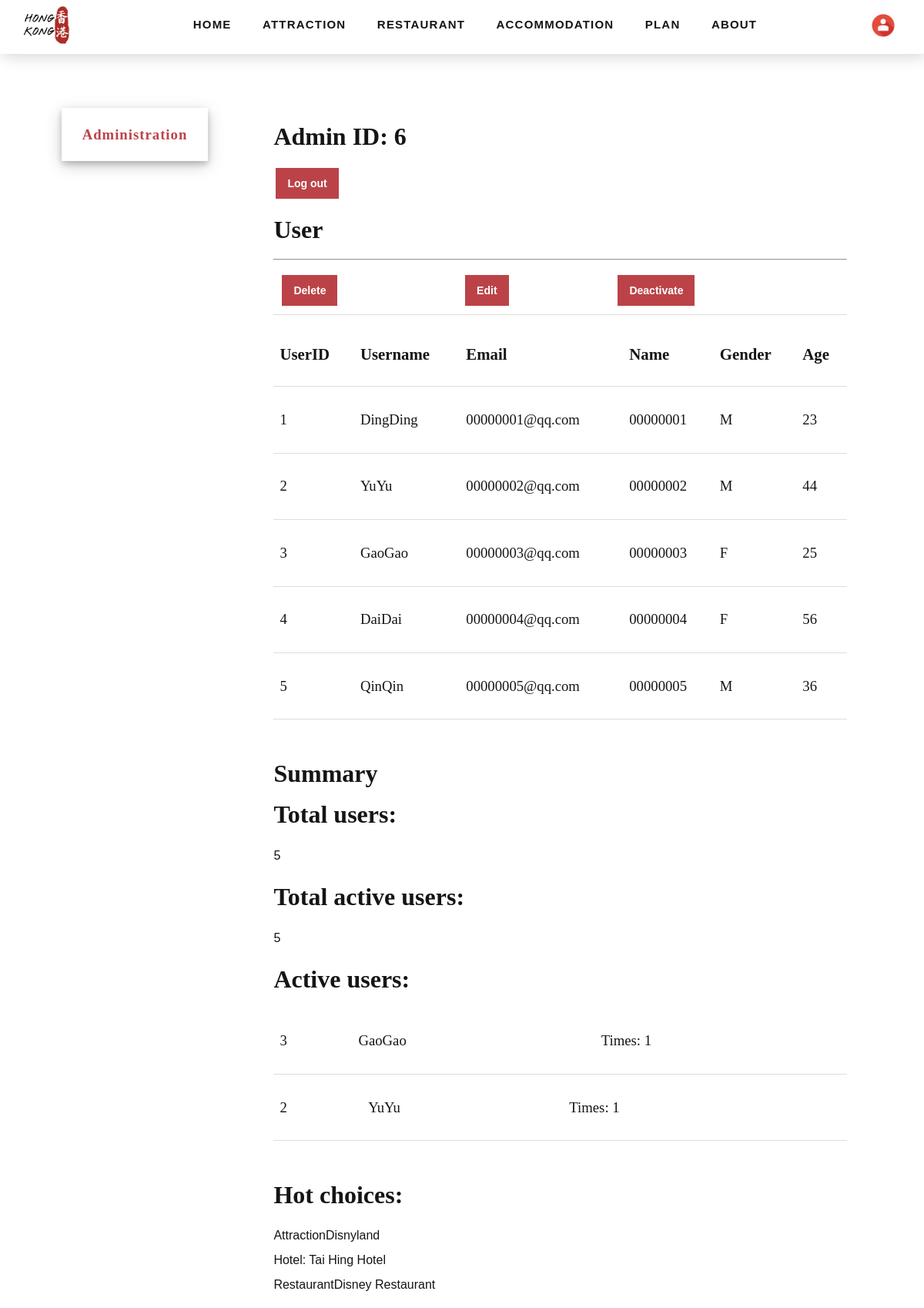
The app's page /Admin.php (signed in, upper part), older data.
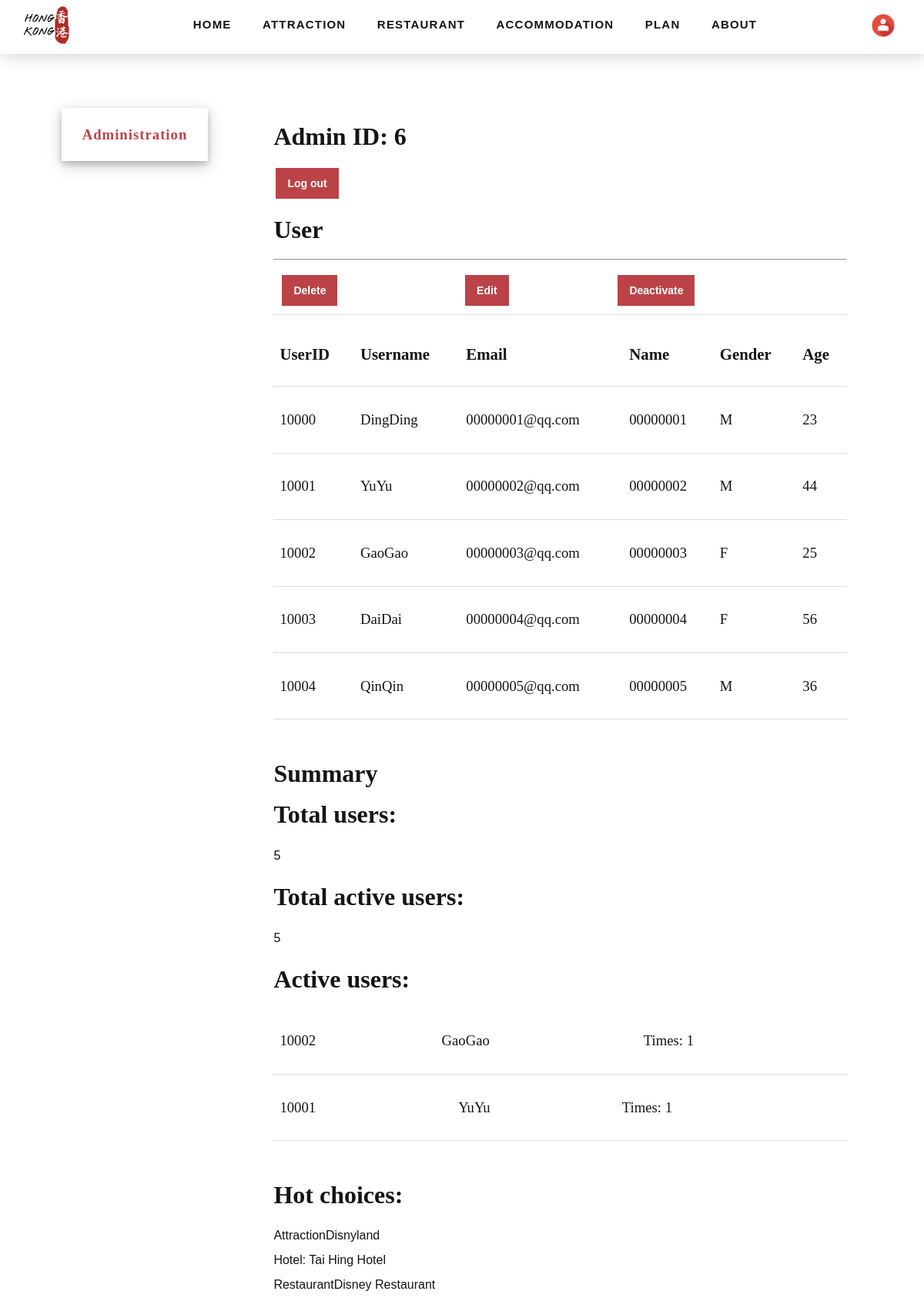
The same page, newer data.
### tables this page shows
CREATE TABLE IF NOT EXISTS `Tourists` (
  `TouristsID` INT NOT NULL AUTO_INCREMENT,
  `Email` VARCHAR(50) NOT NULL,
  `Password` VARCHAR(50) NOT NULL,
  `Gender` ENUM('F', 'M', 'Other') NOT NULL,
  `Age` INT(3) NOT NULL,
  `Name` VARCHAR(50) NOT NULL,
  `Username` VARCHAR(50) NOT NULL,
  PRIMARY KEY (`TouristsID`));

### Admin.php (the view, shortened to what this page needs)
<!DOCTYPE html>
<html>
<head>
	<link type="text/css" rel="stylesheet" href="css/style.css">
</head>
<body>
<div class="wrapper">
<?php
require('topnav.php');
?>
</div>
<div class="wrapper">
  <main class="container">
	  <div class="sidebar">
	    <h3 style="font-weight:bolder;">Administration</h3>
	  </div>
    <div class="content" style="overflow-x:hidden">
			<h1>Admin ID: <?php
			$ID = $_SESSION['login_admin'];
			echo "$ID"?></h1>
			<a href="php/logout.php"><div class="button btn btn-small">Log out</div></a>
			<h1>User</h1><hr>
			<table>
			  <tr>
				<td><a href="deleteuser_form.php"><div class="button btn btn-small">Delete</div></a></td>
				<td><a href="edituser_form.php"><div class="button btn btn-small">Edit</div></a></td>
				<td><a href="Nonactivate.php"><div class="button btn btn-small">Deactivate</div></a></td>
			  </tr>
			<table>
			  <tr>
				<td><h2>UserID</h2></td>
				<td><h2>Username</h2></td>
				<td><h2>Email</h2></td>
				<td><h2>Name</h2></td>
				<td><h2>Gender</h2></td>
				<td><h2>Age</h2></td>
			  </tr>
			  <?php
			  require('php/connect.php');
			  $sql="select * from Tourists";
			  $result = mysqli_query($link, $sql);
			  while($row = mysqli_fetch_assoc($result)){
				  $UserID = $row['TouristsID'];
				  $Username = $row['Username'];
				  $Email = $row['Email'];
				  $Name = $row['Name'];
				  $Gender = $row['Gender'];
				  $Age = $row['Age'];
			  echo "
			  <tr>
				<td><h3>$UserID</h3></td>
				<td><h3>$Username</h3></td>
				<td><h3>$Email</h3></td>
				<td><h3>$Name</h3></td>
				<td><h3>$Gender</h3></td>
				<td><h3>$Age</h3></td>
			  </tr>";
			  }
			  ?>
			</table><br>
                        <h1>Summary</h1>
                        <h1>Total users:</h1><?php
                         $sql="SELECT count(DISTINCT TouristsID)as User FROM Tourists";
                          $result = mysqli_query($link, $sql);
                        $row = mysqli_fetch_assoc($result);
                        echo $row['User'];
                        ?>
                        <br>
                        <h1>Total active users:</h1><?php
                        $sql="SELECT count(DISTINCT TouristsID)as AUser FROM Arrange where Activate=0";
                        $result = mysqli_query($link, $sql);
                        $row = mysqli_fetch_assoc($result);
                        echo $row['AUser'];
                        ?>
                        <br>
                         <h1> Active users:</h1><?php
                        $sql="SELECT Arrange.TouristsID as I,Username,count(ArrangeID) as c FROM Arrange join Tourists WHERE Arrange.TouristsID=Tourists.TouristsID GROUP BY Arrange.TouristsID order by c limit 3";
                        $result = mysqli_query($link, $sql);
                        while($row = mysqli_fetch_assoc($result)){
                            $uid=$row['I'];
                            $uname=$row['Username'];
                            $times=$row['c'];
                         echo "
			  <table>
			  <tr>
				<td><h3>$uid</h3></td>
				<td><h3>$uname</h3></td>
        <td><h3>Times: $times</h3></td>
			  </tr>
			  </table>";
			  }
                        ?>
                        <br>
                        <h1>Hot choices:</h1><?php
                         $sql="SELECT AName,count(RecommandAttraction.AID) AS A FROM RecommandAttraction JOIN Attraction where RecommandAttraction.AID=Attraction.AID order by A limit 1";
                          $result = mysqli_query($link, $sql);
                        $row = mysqli_fetch_assoc($result);
                        echo "Attraction".$row['AName'];
                        ?>
                        <br>
                        <?php
                         $sql="SELECT HName,count(RecommandHotel.HID) AS A FROM RecommandHotel JOIN Hotel where RecommandHotel.HID=Hotel.HID order by A limit 1";
                          $result = mysqli_query($link, $sql);
                        $row = mysqli_fetch_assoc($result);
                        echo "Hotel: ".$row['HName'];
                        ?>
                        <br>
                        <?php
                         $sql="SELECT RName,count(RecommandRes.RID) AS A FROM RecommandRes JOIN Restaurant where RecommandRes.RID=Restaurant.RID order by A limit 1";
                          $result = mysqli_query($link, $sql);
                        $row = mysqli_fetch_assoc($result);
                        echo "Restaurant".$row['RName'];
                        ?>
                        <br>
	</div>
  </main>
</div>
</body>
</html>

### topnav.php (shortened to what this page needs)
<div class="wrapper">
		<nav class="topnav">
			<div id="logo" class="fl_left">
				<a href="index.php"><img src="img/logo.jpg" alt="Homepage"></a>
			</div>
			<div class="topmenu">
				<li><a href="index.php">Home</a></li>
				<li><a href="attraction.php">Attraction</a></li>
				<li><a href="restaurant.php">Restaurant</a></li>
				<li><a href="accommodation.php">Accommodation</a></li>
				<li><a href="addNewPlan.php">Plan</a></li>
				<li><a href="about.php">About</a></li>
				<div id="account" class="fl_right">
					<li><a href="Login.php"><img src="img/account_icon.png" alt="account"></a></li>
				</div>
			</div>
		</nav>
</div>

### css/style.css (style rules this page uses)
body { position: relative; font-family:Verdana, Geneva, sans-serif; overflow:auto; margin: 0px; }
h1, h2, h3, h4, h5, h6, .heading, .sidebar { font-family:Georgia, "Times New Roman", Times, serif; }
table { border-collapse: collapse; width: 100%; border-bottom: 1px solid #ddd; }
th, td { padding: 8px; text-align: left; border-bottom: 1px solid #ddd; }
img { width:auto; max-width:100%; height:auto; margin:0; padding:0; border:none; line-height:normal; vertical-align:middle; }
.wrapper { display:block; }
.container { padding:140px 100px 100px 80px; }
.fl_left, .imgl { float:left; }
.fl_right, .imgr { float:right; }
.topnav { padding: 0px; background-color: #fff; position:fixed; z-index: 100; width: 100%; max-width:100%; box-shadow: 3px 2px 20px 0 rgba(0, 0, 0, 0.19); text-align:center; }
#logo { margin: -5px 20px 0px 25px; }
#logo img { height:75px; width:75px; }
#account { margin-right: 20px; }
#account img { height: 30px; width: 30px; margin-bottom: -8px; margin-top: -8px; }
.topmenu li { display: inline-block; margin: 0px auto; }
.topmenu a { display: inline-block; text-decoration: none; color: #151517; font-size: 15px; font-weight: bold; letter-spacing: 1.2px; text-transform: uppercase; position: relative; -webkit-transition: all 0.4s ease; transition: all 0.4s ease; padding: 23px 18px; }
.topmenu a:after { content: ""; position: absolute; height: 4px; background-color: #BB4348; width: 0; left: 50%; bottom: 0; -webkit-transform: translateX(-50%); -ms-transform: translateX(-50%); transform: translateX(-50%); -webkit-transition: 0.5s cubic-bezier(0.68, -0.55, 0.265, 1.55) all; transition: 0.5s cubic-bezier(0.68, -0.55, 0.265, 1.55) all; }
.btn, .btn-inverse { display:inline-block; padding:5px 20px; border:3px solid; text-decoration:none; font-weight: bold; }
.btn-small { display:inline-block; padding:4px 15px; font-size: 14px; text-decoration:none; }
.btn, .btn-inverse:hover { color:#FFFFFF; background-color:#BB4348; border-color:#FFFFFF; }
.sidebar { height:auto; width:190px; position:fixed!important; z-index:1; overflow:auto; font-weight: bold; letter-spacing: 1px; box-shadow: 0 4px 8px 0 rgba(0, 0, 0, 0.2), 0 6px 20px 0 rgba(0, 0, 0, 0.19); }
.sidebar h3 { color: #BB4348; text-align: center; padding:5px; }
.content { margin-left:27%; background-color: #FFFFFF; color: #151517; line-height: 200%; overflow: auto; }
.content h2 { padding-top:10px; }

### Admin.php (style rules this page uses)
h3 { font-weight:normal; }
h2 { font-size:130%; }

Row changes from the older to the newer data that the page shows:
removed tourists: TouristsID "1", Username "DingDing", Email "00000001@qq.com", Name "00000001", Gender "M", Age "23"
removed tourists: TouristsID "2", Username "YuYu", Email "00000002@qq.com", Name "00000002", Gender "M", Age "44"
removed tourists: TouristsID "3", Username "GaoGao", Email "00000003@qq.com", Name "00000003", Gender "F", Age "25"
removed tourists: TouristsID "4", Username "DaiDai", Email "00000004@qq.com", Name "00000004", Gender "F", Age "56"
removed tourists: TouristsID "5", Username "QinQin", Email "00000005@qq.com", Name "00000005", Gender "M", Age "36"
added tourists: TouristsID "10000", Username "DingDing", Email "00000001@qq.com", Name "00000001", Gender "M", Age "23"
added tourists: TouristsID "10001", Username "YuYu", Email "00000002@qq.com", Name "00000002", Gender "M", Age "44"
added tourists: TouristsID "10002", Username "GaoGao", Email "00000003@qq.com", Name "00000003", Gender "F", Age "25"
added tourists: TouristsID "10003", Username "DaiDai", Email "00000004@qq.com", Name "00000004", Gender "F", Age "56"
added tourists: TouristsID "10004", Username "QinQin", Email "00000005@qq.com", Name "00000005", Gender "M", Age "36"
Text that changed along with them:
new list line: "10002 GaoGao Times: 1"
new list line: "10001 YuYu Times: 1"
list line gone: "3 GaoGao Times: 1"
list line gone: "2 YuYu Times: 1"
